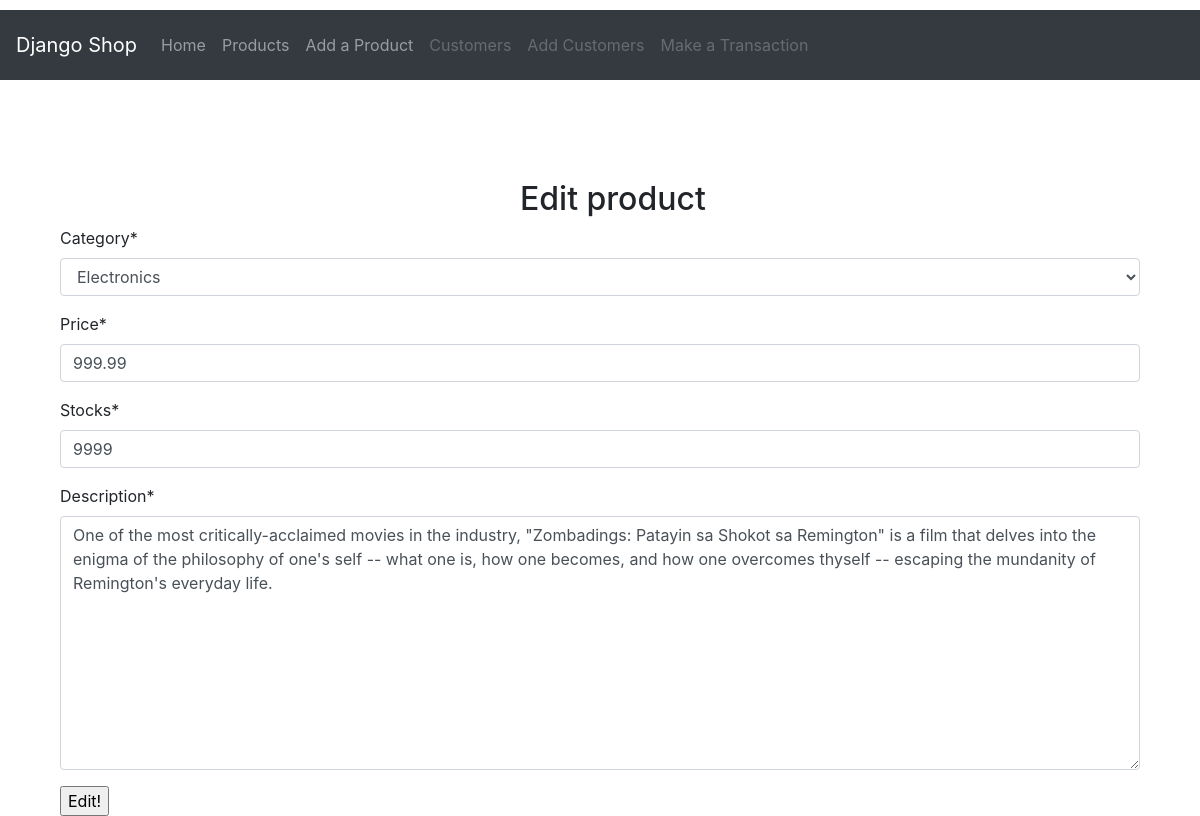
The page /products/zombadings-patayin-sa-shokot-si-remington-2011hd/edit/ on the database its author committed.
### grocery/models.py (models this page shows, shortened)
class Product(models.Model):
    name = models.CharField(max_length=100, unique=True)
    slug = models.CharField(max_length=100, unique=True)
    category = models.ForeignKey(
        'Category',
        on_delete = models.CASCADE,
    )
    description = models.TextField()
    price = models.DecimalField(max_digits=10, decimal_places=2)
    stocks = models.PositiveIntegerField()
    no_purchases = models.PositiveIntegerField()
    pub_date = models.DateTimeField()
    class Meta:
        ordering = ('name',)

### grocery/views.py (the view)
# urls.py: path('products/<slug:slug>/edit/', views.ProductUpdateView.as_view(), name='product_update'),
class ProductUpdateView(UpdateView):
    template_name = 'update_product.html'
    model = Product
    fields = [
        'category',
        'price',
        'stocks',
        'description',
    ]

### grocery/models.py (called while the page is built)
    def __str__(self):
        return self.name

### templates/update_product.html (shortened to what this page needs)
{% extends 'base.html' %}
{% load crispy_forms_tags %}
{% block content %}
    <div class="row">
        <div class="col-md-5"></div>
        <div class="col-md-5">
            <h2>Edit product</h2>
        </div>
    </div>
        <div class="col-md-12">
            <form action="" method="POST">
                {{ form|crispy }}
                <input type="submit" value="Edit!"/>
            </form>
        </div>
    </div>
{% endblock content %}

### static/css/base.css (style rules this page uses)
body, *:before, *:after { background-color:grey; font-weight:lighter; font-family: Georgia, 'Times New Roman', Times, serif; }

### rows shown on the page
Product: category "Electronics", price "999.99", stocks "9999", description "One of the most critically-acclaimed movies in the industry, \"Zombadings: Patayin sa Shokot sa Remington\" is a film that delves into the enigma of the philosophy of one's self -- what one is, how one becomes, and how one overcomes thyself -- escaping the mundanity of Remington's everyday life."
